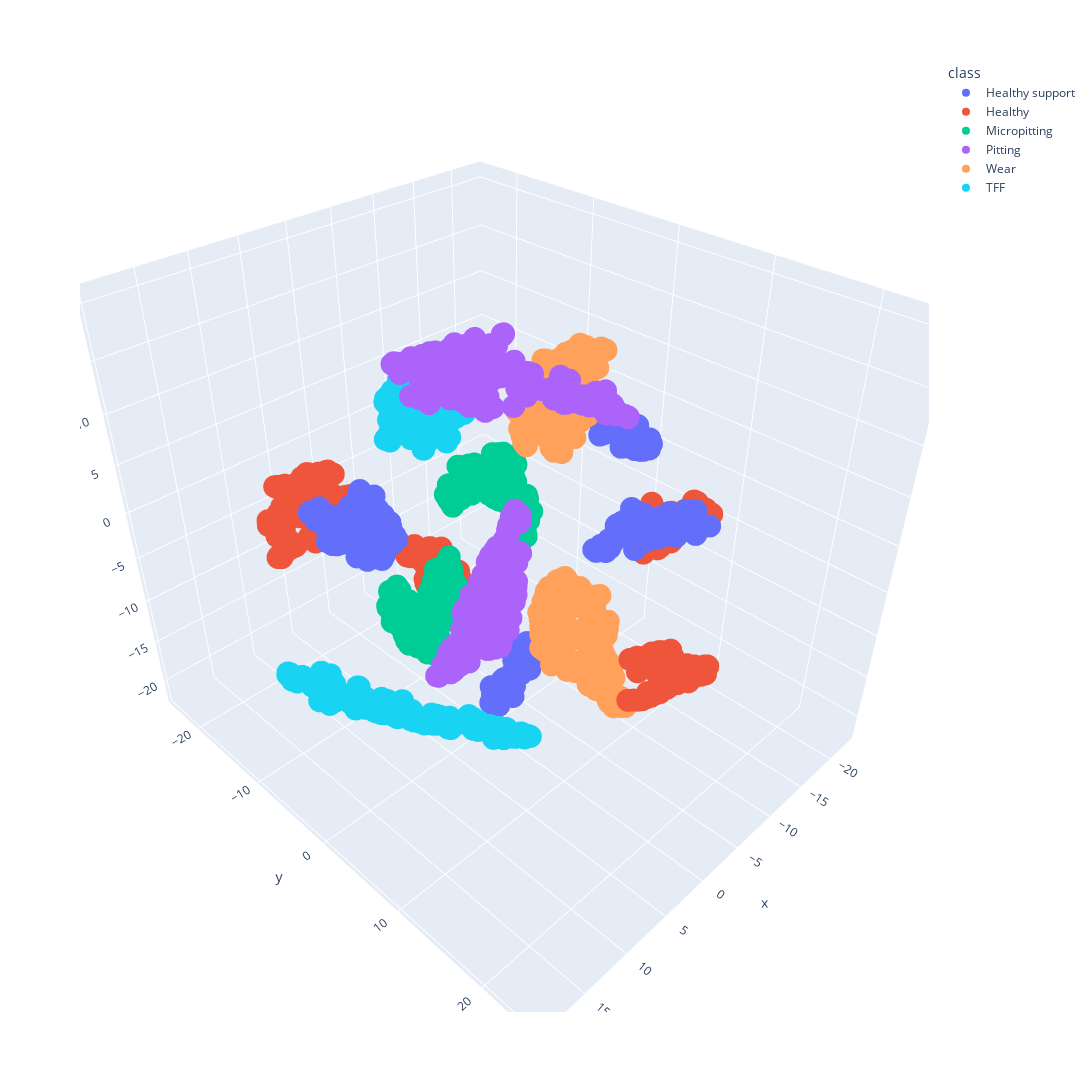

This figure's notebook cell:
### Markdown cell above
### 3D TSNE

### Code cell
tsne_embeddings = TSNE(
    n_components=3, learning_rate="auto", init="random", perplexity=20
).fit_transform(np.concatenate([support_group, *query_groups]))
tsne_embeddings = pd.DataFrame(tsne_embeddings, columns=["x", "y", "z"])
tsne_embeddings["class"] = np.concatenate(
    [
        len(support_group) * ["Healthy support"],
        len(query_groups[0]) * ["Healthy"],
        len(query_groups[1]) * ["Micropitting"],
        len(query_groups[2]) * ["Pitting"],
        len(query_groups[3]) * ["Wear"],
        len(query_groups[4]) * ["TFF"],
    ]
)

fig = px.scatter_3d(
    tsne_embeddings, x="x", y="y", z="z", color="class", width=1200, height=1200
)
fig.show()

### Figure 1 — Plotly figure (JSON) as saved in the notebook; plotly's stock layout.template omitted (floating-point values rounded to 4 significant figures; data arrays with more than 128 entries replaced by an {"elided": "..."} marker saying what was removed)
{"data": [{"hovertemplate": "class=Healthy support<br>x=%{x}<br>y=%{y}<br>z=%{z}<extra></extra>", "legendgroup": "Healthy support", "marker": {"color": "#636efa", "symbol": "circle"}, "mode": "markers", "name": "Healthy support", "scene": "scene", "showlegend": true, "type": "scatter3d", "x": {"elided": "341 float values"}, "y": {"elided": "341 float values"}, "z": {"elided": "341 float values"}}, {"hovertemplate": "class=Healthy<br>x=%{x}<br>y=%{y}<br>z=%{z}<extra></extra>", "legendgroup": "Healthy", "marker": {"color": "#EF553B", "symbol": "circle"}, "mode": "markers", "name": "Healthy", "scene": "scene", "showlegend": true, "type": "scatter3d", "x": {"elided": "426 float values"}, "y": {"elided": "426 float values"}, "z": {"elided": "426 float values"}}, {"hovertemplate": "class=Micropitting<br>x=%{x}<br>y=%{y}<br>z=%{z}<extra></extra>", "legendgroup": "Micropitting", "marker": {"color": "#00cc96", "symbol": "circle"}, "mode": "markers", "name": "Micropitting", "scene": "scene", "showlegend": true, "type": "scatter3d", "x": {"elided": "303 float values"}, "y": {"elided": "303 float values"}, "z": {"elided": "303 float values"}}, {"hovertemplate": "class=Pitting<br>x=%{x}<br>y=%{y}<br>z=%{z}<extra></extra>", "legendgroup": "Pitting", "marker": {"color": "#ab63fa", "symbol": "circle"}, "mode": "markers", "name": "Pitting", "scene": "scene", "showlegend": true, "type": "scatter3d", "x": {"elided": "314 float values"}, "y": {"elided": "314 float values"}, "z": {"elided": "314 float values"}}, {"hovertemplate": "class=Wear<br>x=%{x}<br>y=%{y}<br>z=%{z}<extra></extra>", "legendgroup": "Wear", "marker": {"color": "#FFA15A", "symbol": "circle"}, "mode": "markers", "name": "Wear", "scene": "scene", "showlegend": true, "type": "scatter3d", "x": {"elided": "309 float values"}, "y": {"elided": "309 float values"}, "z": {"elided": "309 float values"}}, {"hovertemplate": "class=TFF<br>x=%{x}<br>y=%{y}<br>z=%{z}<extra></extra>", "legendgroup": "TFF", "marker": {"color": "#19d3f3", "symbol": "circle"}, "mode": "markers", "name": "TFF", "scene": "scene", "showlegend": true, "type": "scatter3d", "x": {"elided": "309 float values"}, "y": {"elided": "309 float values"}, "z": {"elided": "309 float values"}}], "layout": {"height": 1200, "legend": {"title": {"text": "class"}, "tracegroupgap": 0}, "margin": {"t": 60}, "scene": {"domain": {"x": [0, 1], "y": [0, 1]}, "xaxis": {"title": {"text": "x"}}, "yaxis": {"title": {"text": "y"}}, "zaxis": {"title": {"text": "z"}}}, "width": 1200}}
